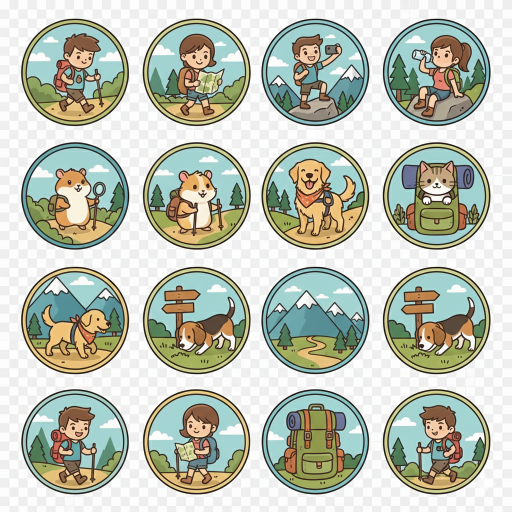
#> input picture Gemini_Generated_Image_dturmhdturmhdtur.png, 1024 x 1024 px (shown at 1/2 size); its folder holds only this picture in this run
$ python -i process_folder_avatars.py   (imports and definitions only)
#> lines starting #> are read from the running program, lines starting #| are printed output that depends on the picture
#> further down, picture is the input picture: PIL image 1024x1024 RGB; mean R, G, B 189.7, 195, 182.2
import os
import glob
from PIL import Image, ImageDraw

def crop_smart_circle(img, target_size=(256, 256)):
    """
    智能裁剪：以中心为圆心裁剪，并处理为透明背景圆形
    """
#> called with target_size = (256, 256)
    img = img.convert("RGBA")
    w, h = img.size
#> w = 1024; h = 1024

    # 取最小边作为直径
    diameter = min(w, h)
#> diameter = 1024

    # 计算居中裁剪区域
    left = (w - diameter) // 2
#> left = 0
    top = (h - diameter) // 2
#> top = 0
    right = left + diameter
#> right = 1024
    bottom = top + diameter
#> bottom = 1024

    # 裁剪为正方形
    square_img = img.crop((left, top, right, bottom))

    # 缩放到目标尺寸
    resized_img = square_img.resize(target_size, Image.Resampling.LANCZOS)
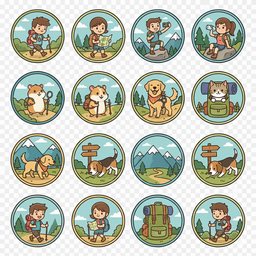
#> resized_img: PIL image 256x256 RGBA; mean R, G, B, A 189.4, 194.8, 182, 255

    # 创建圆形遮罩
    mask = Image.new('L', target_size, 0)
#> mask: PIL image 256x256 L; every value is 0
    draw = ImageDraw.Draw(mask)

    # 绘制抗锯齿圆形 (4倍超采样)
    scale = 4
    big_size = (target_size[0] * scale, target_size[1] * scale)
    big_mask = Image.new('L', big_size, 0)
#> big_mask: PIL image 1024x1024 L; every value is 0
    big_draw = ImageDraw.Draw(big_mask)
    big_draw.ellipse((0, 0, big_size[0], big_size[1]), fill=255)
    mask = big_mask.resize(target_size, Image.Resampling.LANCZOS)
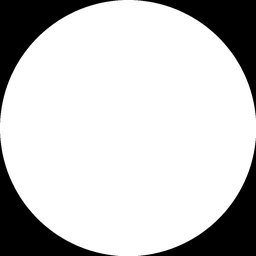
#> mask: PIL image 256x256 L; min 0, max 255, mean 200.6

    # 应用遮罩
    resized_img.putalpha(mask)
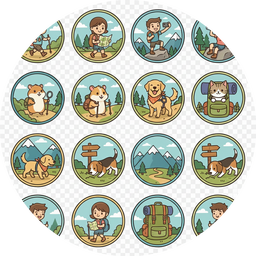
#> resized_img: PIL image 256x256 RGBA; mean R, G, B, A 189.4, 194.8, 182, 200.6; transparent parts drawn white

    return resized_img

# [51 lines left out: function main, not called in this run]

# [2 lines not run here, left out]

>>> from PIL import Image
>>> picture = Image.open('../Gemini_Generated_Image_dturmhdturmhdtur.png')
>>> result = crop_smart_circle(picture)
